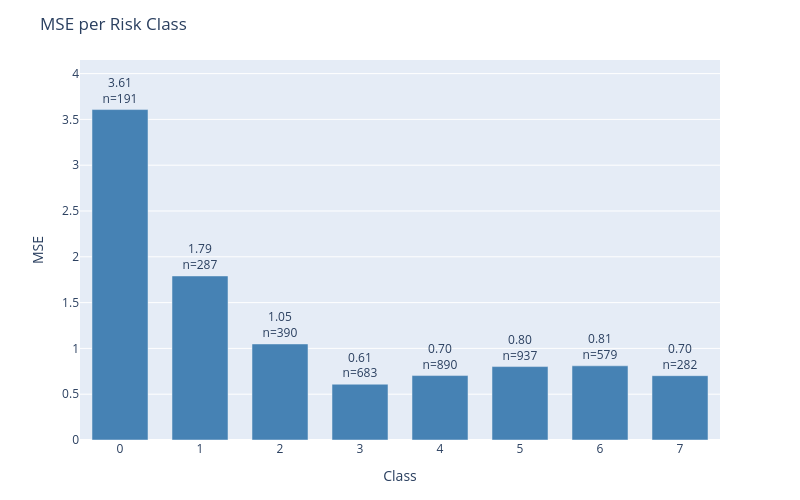

Notebook code for this chart:
### Code cell
plot_error_by_group(
    df=results_test,
    y_true_col='actual',
    y_pred_col='prediction',
    group_by='class',
    metric='mse',
    title='MSE per Risk Class'
)

### Figure 1 — Plotly figure (JSON) as saved in the notebook; plotly's stock layout.template omitted (floating-point values rounded to 4 significant figures)
{"data": [{"marker": {"color": "steelblue"}, "text": ["3.61<br>n=191", "1.79<br>n=287", "1.05<br>n=390", "0.61<br>n=683", "0.70<br>n=890", "0.80<br>n=937", "0.81<br>n=579", "0.70<br>n=282"], "textposition": "outside", "type": "bar", "x": ["0", "1", "2", "3", "4", "5", "6", "7"], "y": [3.607, 1.791, 1.049, 0.6091, 0.7034, 0.8015, 0.81, 0.7021]}], "layout": {"bargap": 0.3, "height": 500, "margin": {"b": 60, "t": 60}, "title": {"text": "MSE per Risk Class"}, "uniformtext": {"minsize": 8, "mode": "hide"}, "width": 800, "xaxis": {"title": {"text": "Class"}}, "yaxis": {"range": [0, 4.148], "title": {"text": "MSE"}}}}
